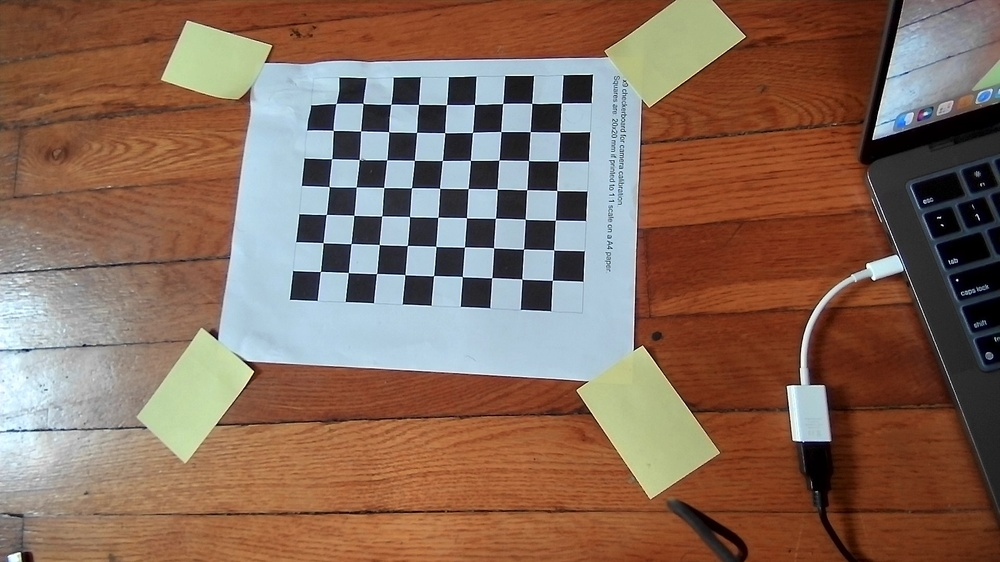
#> input picture calibration/img/frame0.jpg, 1000 x 562 px, shrunk from 1920 x 1080 before the run; its folder holds only this picture in this run
$ python calibration.py
#> lines starting #> are read from the running program, lines starting #| are printed output that depends on the picture; after the words box and inside, x2 and y2 are one past the last pixel; in counts of white or black regions, pixels touching at a corner belong together; long printed decimals are rounded
import cv2
import numpy as np
import os
import glob
import time
import yaml


def calibration(images, dims):

#> called with dims = (7, 9)
    CHECKERBOARD = dims

    criteria = (cv2.TERM_CRITERIA_EPS + cv2.TERM_CRITERIA_MAX_ITER, 30, 0.001)

    threedpoints = []
    twodpoints = []

    objectp3d = np.zeros((1, CHECKERBOARD[0] * CHECKERBOARD[1], 3), np.float32)
    objectp3d[0, :, :2] = np.mgrid[0:CHECKERBOARD[0], 0:CHECKERBOARD[1]].T.reshape(-1, 2)

    prev_img_shape = None

    for filename in images:
        image = cv2.imread(filename)
#> image is the input picture: shape (562, 1000, 3); mean B, G, R 91.4, 107.2, 135.2
        grayColor = cv2.cvtColor(image, cv2.COLOR_BGR2GRAY)
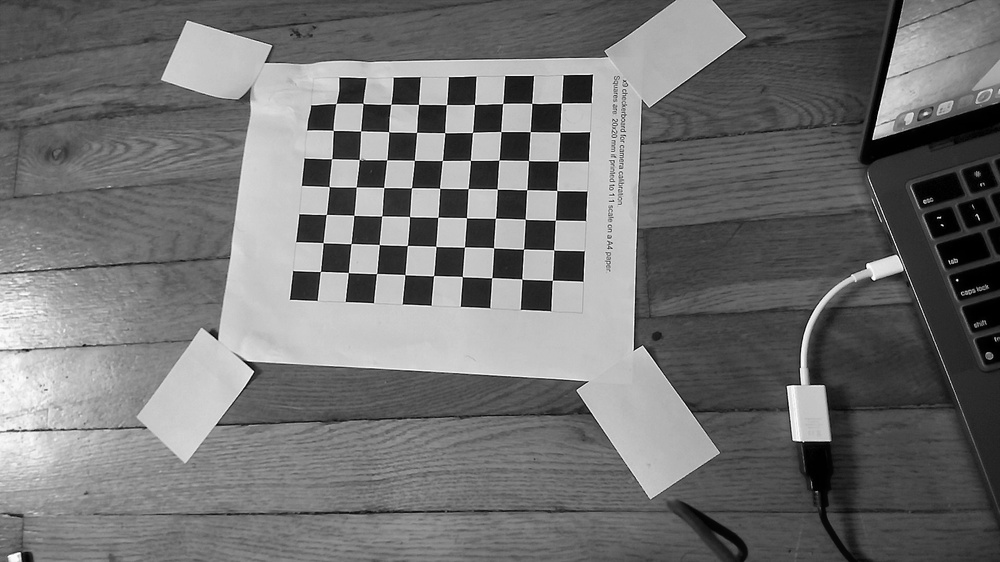
#> grayColor: shape (562, 1000); min 0, max 255, mean 113.8

        ret, corners = cv2.findChessboardCorners(grayColor, CHECKERBOARD, cv2.CALIB_CB_ADAPTIVE_THRESH + cv2.CALIB_CB_FAST_CHECK + cv2.CALIB_CB_NORMALIZE_IMAGE)
#> ret = True; corners = 63 rows, first 8: [561.3, 103.2], [559.8, 132.2], [558.3, 161.1], [556.7, 190.5], [555.4, 220.2], [553.7, 249.9], [552.4, 280.3], [531.7, 103.4]

        if ret == True:
            threedpoints.append(objectp3d)

            corners2 = cv2.cornerSubPix(grayColor, corners, (11, 11), (-1, -1), criteria)
#> corners2 = 63 rows, first 8: [561.4, 103.2], [559.8, 132.1], [558.4, 161.1], [556.7, 190.6], [555.3, 220.2], [553.7, 249.9], [552.3, 280.3], [531.8, 103.3]
            print(corners.shape, corners2.shape)
#| (63, 1, 2) (63, 1, 2)
            twodpoints.append(corners2)

            image = cv2.drawChessboardCorners(image, CHECKERBOARD, corners2, ret)
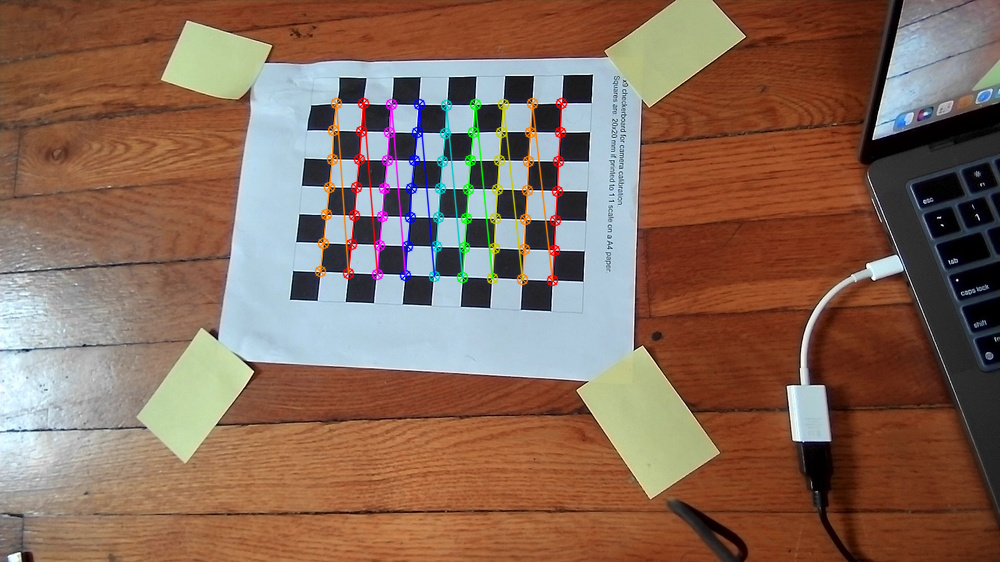
#> image: shape (562, 1000, 3); 2.41% of pixels changed, all inside (x1, y1, x2, y2) = (314, 97, 568, 287)

        cv2.imshow('img', image)
        cv2.waitKey(0)

    cv2.destroyAllWindows()

    h, w = image.shape[:2]

    ret, matrix, distortion, r_vecs, t_vecs = cv2.calibrateCamera(threedpoints, twodpoints, grayColor.shape[::-1], None, None)
#> ret = 0.338; matrix = [[757.4, 0, 506], [0, 753.4, 238.2], [0, 0, 1]]; distortion = [[-0.34, 11.66, 0.000312, 0.00768, -61.76]]; r_vecs = ([0.0203, 0.282, 1.61],); t_vecs = ([1.85, -4.55, 25.39],)

    data = {"Image_Size": [h, w], "Intrinsic_Matrix": matrix.tolist(), "Distortion_Coefficients": distortion.tolist()}
#> data = {'Image_Size': [562, 1000], 'Intrinsic_Matrix': [[757.4, 0, 506], [0, 753.4, 238.2], [0, 0, 1]], 'Distortion_Coefficients': [[-0.34, 11.66, 0.000312, 0.00768, -61.76]]}
    fname = "intrinsics.xml"

    with open(fname, "w") as f:
        yaml.dump(data, f)


    print(" Camera matrix:")
    print(matrix)
#| [[757.368   0.         505.985]
#|  [  0.         753.371  238.220]
#|  [  0.           0.           1.        ]]

    print("\n Distortion coefficient:")
    print(distortion)
#| [[-3.40205087e-01  1.16582489e+01  3.12353049e-04  7.68263423e-03
#|   -6.17617762e+01]]

    print("\n Rotation Vectors:")
    print(r_vecs)
#| (array([[0.02033],
#|        [0.2822],
#|        [1.605]]),)

    print("\n Translation Vectors:")
    print(t_vecs)
#| (array([[ 1.849 ],
#|        [-4.547],
#|        [25.392]]),)

    return matrix, distortion, r_vecs, t_vecs

if __name__ == '__main__':
    calibration_images = glob.glob('img/*.jpg')
    checkerboard_dims = (7, 9)

    print('\nStart Intrinsic Parameters Calculation!')
    K, _, R, t = calibration(calibration_images, checkerboard_dims)
#> K = [[757.4, 0, 506], [0, 753.4, 238.2], [0, 0, 1]]; R = ([0.0203, 0.282, 1.61],); t = ([1.85, -4.55, 25.39],)

$ run again, on calibration/img/frame4.jpg
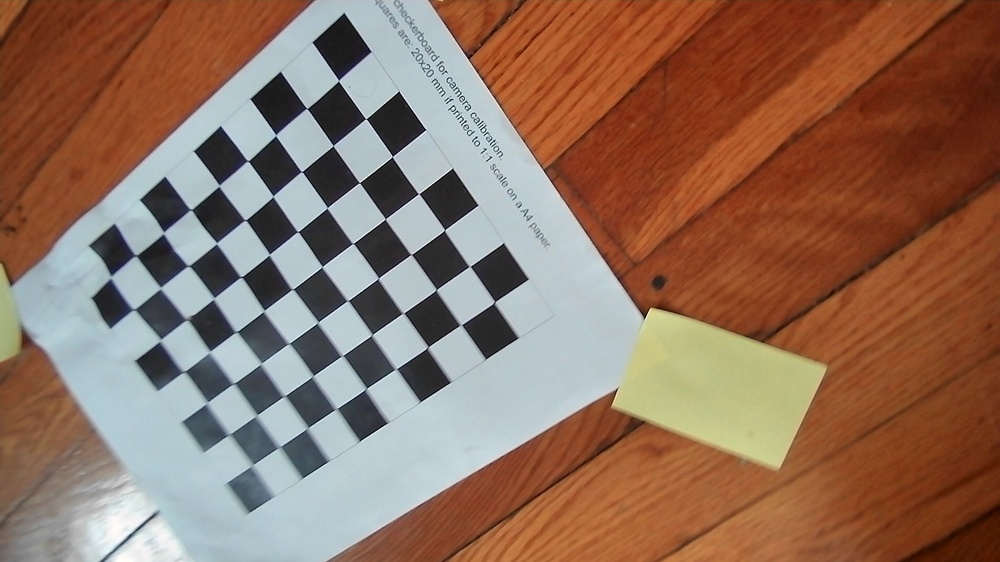
#> input picture calibration/img/frame4.jpg, 1000 x 562 px, shrunk from 1920 x 1080 before the run
#> in calibration, image is the input picture: shape (562, 1000, 3); mean B, G, R 94.9, 112.4, 144.2
#> in calibration, `grayColor = cv2.cvtColor(image, cv2.COLOR_BGR2GRAY)`:
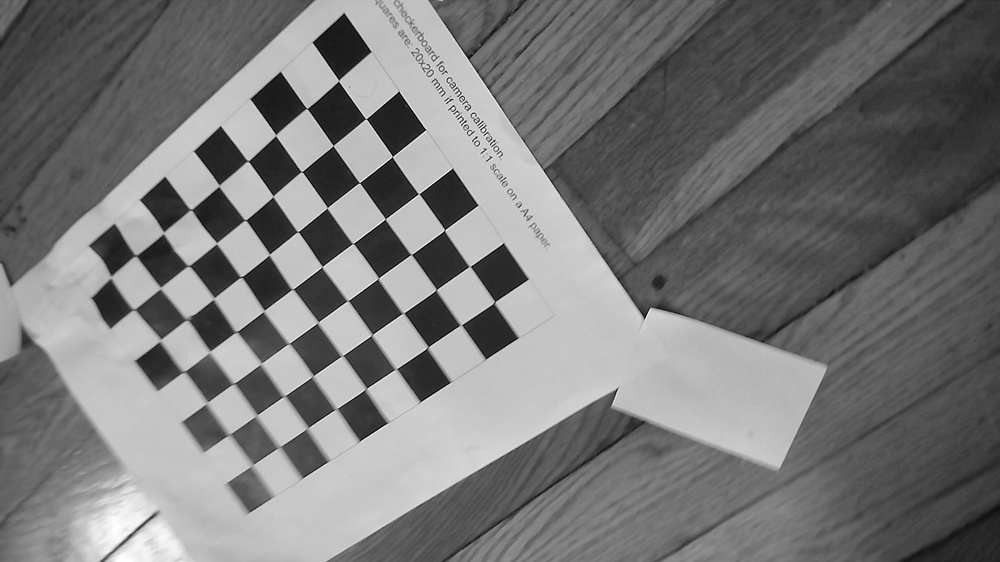
#> grayColor: shape (562, 1000); min 0, max 255, mean 119.9
#> in calibration, `ret, corners = cv2.findChessboardCorners(grayColor, CHECKERBOARD, cv2...`: ret = True; corners = 63 rows, first 8: [338.5, 80.66], [365.8, 118.7], [392.4, 156.6], [418.7, 193.7], [444.7, 229.8], [469.8, 266.3], [494.8, 301.7], [306.8, 108.5]
#> corners2 = 63 rows, first 8: [338.6, 80.58], [365.8, 118.8], [392.4, 156.6], [418.7, 193.7], [444.6, 230.1], [469.7, 266.4], [494.6, 302.2], [306.7, 108.5]
#| (63, 1, 2) (63, 1, 2)
#> in calibration, `image = cv2.drawChessboardCorners(image, CHECKERBOARD, corners2, ret)`:
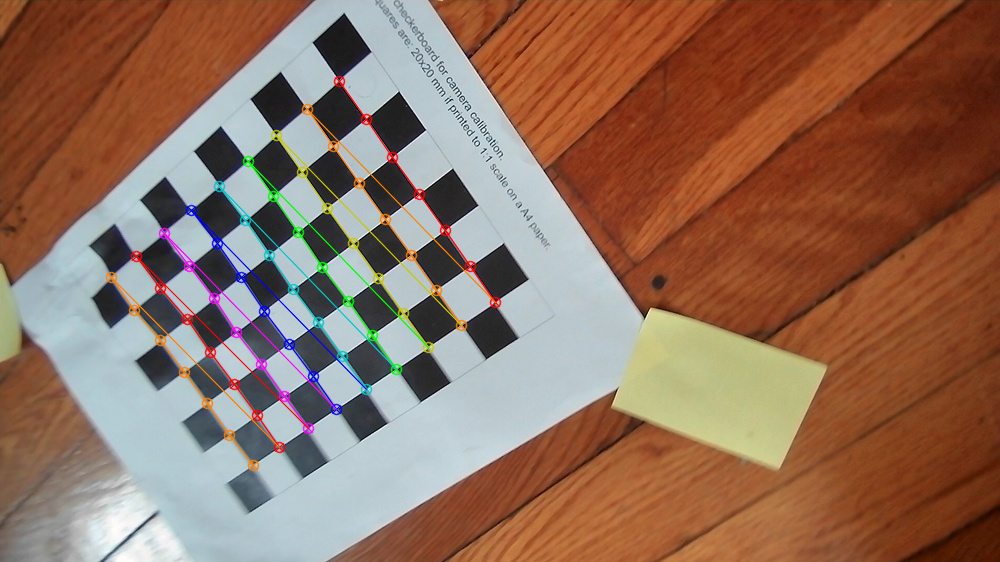
#> image: shape (562, 1000, 3); 2.71% of pixels changed, all inside (x1, y1, x2, y2) = (105, 75, 502, 472)
#> in calibration, `ret, matrix, distortion, r_vecs, t_vecs = cv2.calibrateCamera(threedpo..`: ret = 0.667; matrix = [[513.9, 0, 449.7], [0, 541.2, 188.2], [0, 0, 1]]; distortion = [[-0.0449, 0.225, -0.00875, -0.0072, -0.125]]; r_vecs = ([0.243, 0.0876, 0.936],); t_vecs = ([-2.5, -2.31, 11.67],)
#> data = {'Image_Size': [562, 1000], 'Intrinsic_Matrix': [[513.9, 0, 449.7], [0, 541.2, 188.2], [0, 0, 1]], 'Distortion_Coefficients': [[-0.0449, 0.225, -0.00875, -0.0072, -0.125]]}
#| [[513.926   0.         449.694]
#|  [  0.         541.177 188.213]
#|  [  0.           0.           1.        ]]
#| [[-0.04487  0.2249 -0.008751 -0.007196  -0.1246]]
#| (array([[0.2426],
#|        [0.08759],
#|        [0.9358]]),)
#| (array([[-2.497],
#|        [-2.305],
#|        [11.672]]),)
#> K = [[513.9, 0, 449.7], [0, 541.2, 188.2], [0, 0, 1]]; R = ([0.243, 0.0876, 0.936],); t = ([-2.5, -2.31, 11.67],)

$ run again, on calibration/img/frame5.jpg
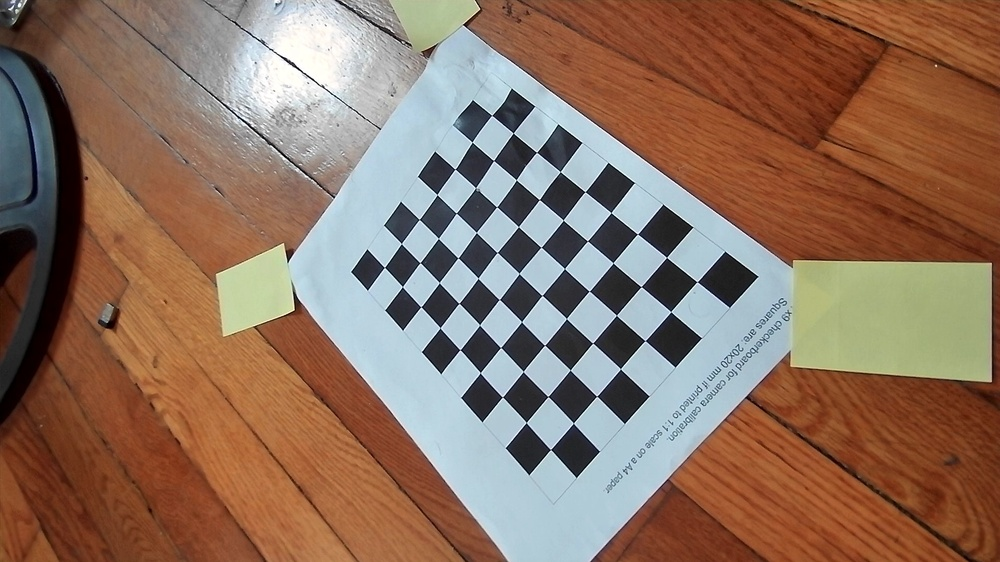
#> input picture calibration/img/frame5.jpg, 1000 x 562 px, shrunk from 1920 x 1080 before the run
#> in calibration, image is the input picture: shape (562, 1000, 3); mean B, G, R 96.3, 113.3, 141
#> in calibration, `grayColor = cv2.cvtColor(image, cv2.COLOR_BGR2GRAY)`:
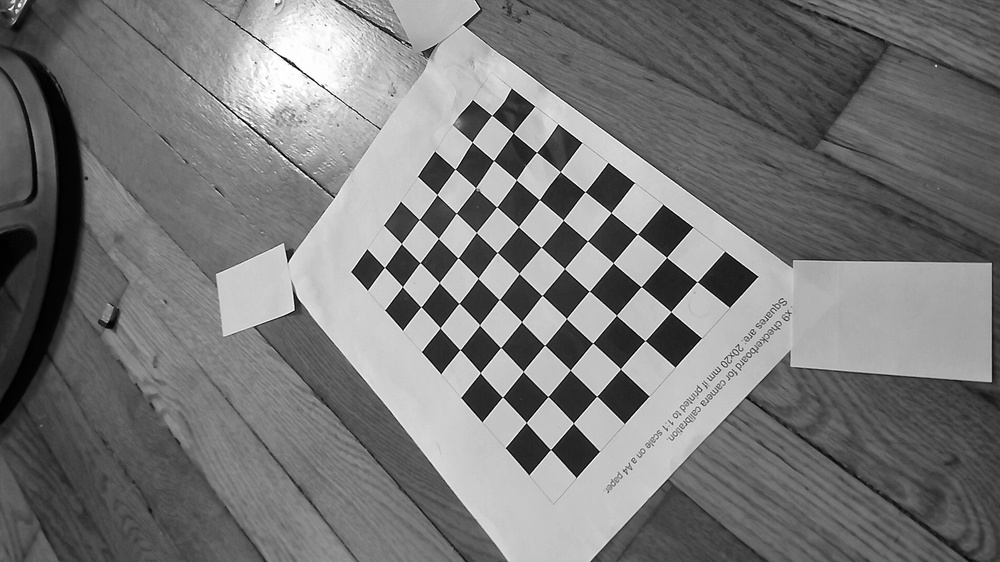
#> grayColor: shape (562, 1000); min 0, max 255, mean 119.7
#> in calibration, `ret, corners = cv2.findChessboardCorners(grayColor, CHECKERBOARD, cv2...`: ret = True; corners = 63 rows, first 8: [384.4, 267.4], [401.5, 243.5], [419.3, 219.4], [437, 194.6], [455.1, 169.2], [472.1, 142], [491.7, 115.4], [402.5, 286.5]
#> corners2 = 63 rows, first 8: [384.5, 267.4], [401.4, 243.6], [419.3, 219.4], [437.1, 194.6], [455.1, 169.2], [472.2, 142.1], [491.7, 115.3], [402.4, 286.7]
#| (63, 1, 2) (63, 1, 2)
#> in calibration, `image = cv2.drawChessboardCorners(image, CHECKERBOARD, corners2, ret)`:
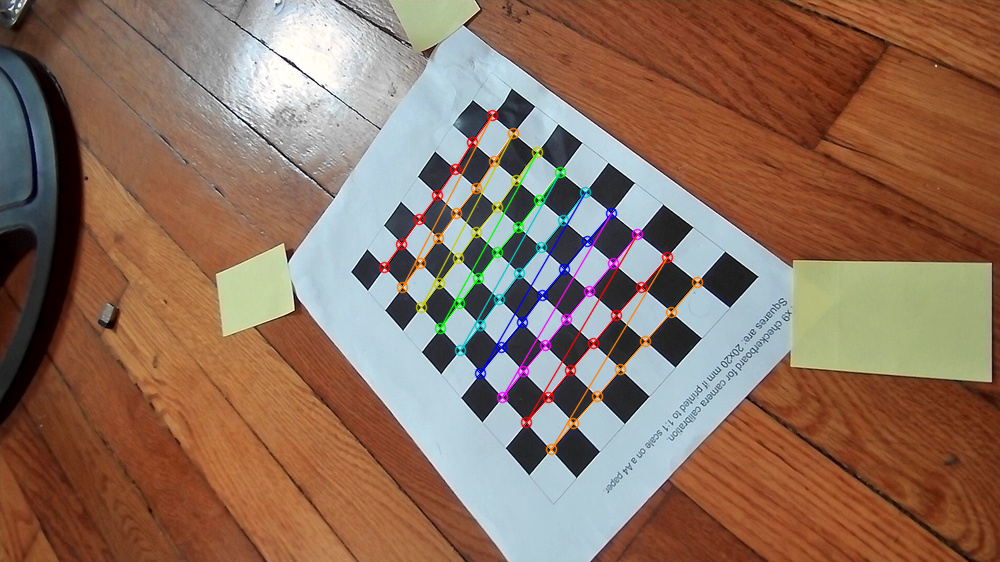
#> image: shape (562, 1000, 3); 2.44% of pixels changed, all inside (x1, y1, x2, y2) = (378, 109, 704, 456)
#> in calibration, `ret, matrix, distortion, r_vecs, t_vecs = cv2.calibrateCamera(threedpo..`: ret = 0.486; matrix = [[711.7, 0, 498.7], [0, 685.9, 266.5], [0, 0, 1]]; distortion = [[0.461, -1.35, -0.00514, -0.00793, -10.92]]; r_vecs = ([-0.341, 0.472, -0.838],); t_vecs = ([-3.63, 0.0307, 22.91],)
#> data = {'Image_Size': [562, 1000], 'Intrinsic_Matrix': [[711.7, 0, 498.7], [0, 685.9, 266.5], [0, 0, 1]], 'Distortion_Coefficients': [[0.461, -1.35, -0.00514, -0.00793, -10.92]]}
#| [[711.708   0.         498.667]
#|  [  0.         685.884 266.483]
#|  [  0.           0.           1.        ]]
#| [[ 4.60764027e-01 -1.35150144e+00 -5.13681369e-03 -7.92579789e-03
#|   -1.09194614e+01]]
#| (array([[-0.3411],
#|        [ 0.4716],
#|        [-0.8377]]),)
#| (array([[-3.634],
#|        [ 0.03068 ],
#|        [22.908]]),)
#> K = [[711.7, 0, 498.7], [0, 685.9, 266.5], [0, 0, 1]]; R = ([-0.341, 0.472, -0.838],); t = ([-3.63, 0.0307, 22.91],)

$ run again, on calibration/img/frame6.jpg
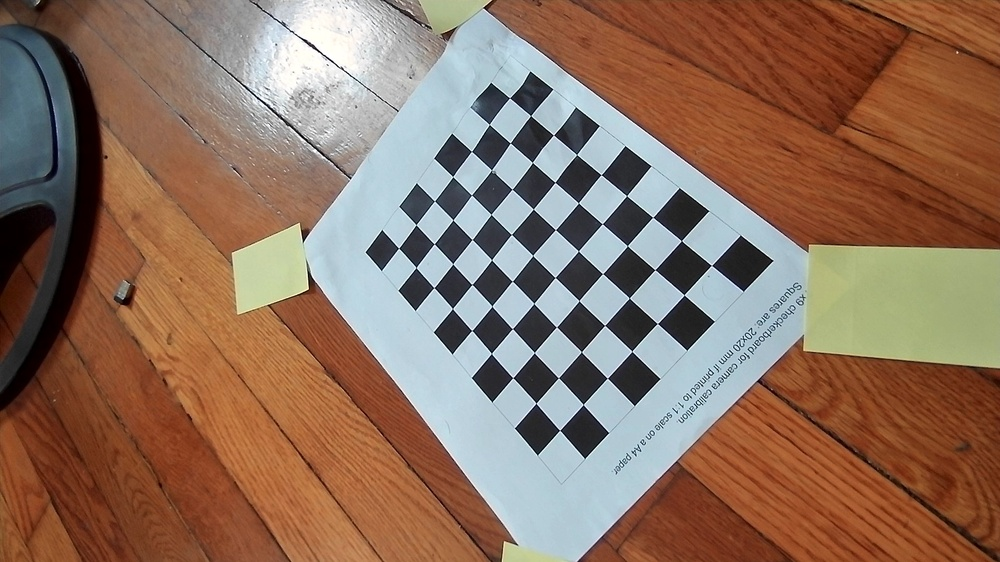
#> input picture calibration/img/frame6.jpg, 1000 x 562 px, shrunk from 1920 x 1080 before the run
#> in calibration, image is the input picture: shape (562, 1000, 3); mean B, G, R 95, 112.6, 141.2
#> in calibration, `grayColor = cv2.cvtColor(image, cv2.COLOR_BGR2GRAY)`:
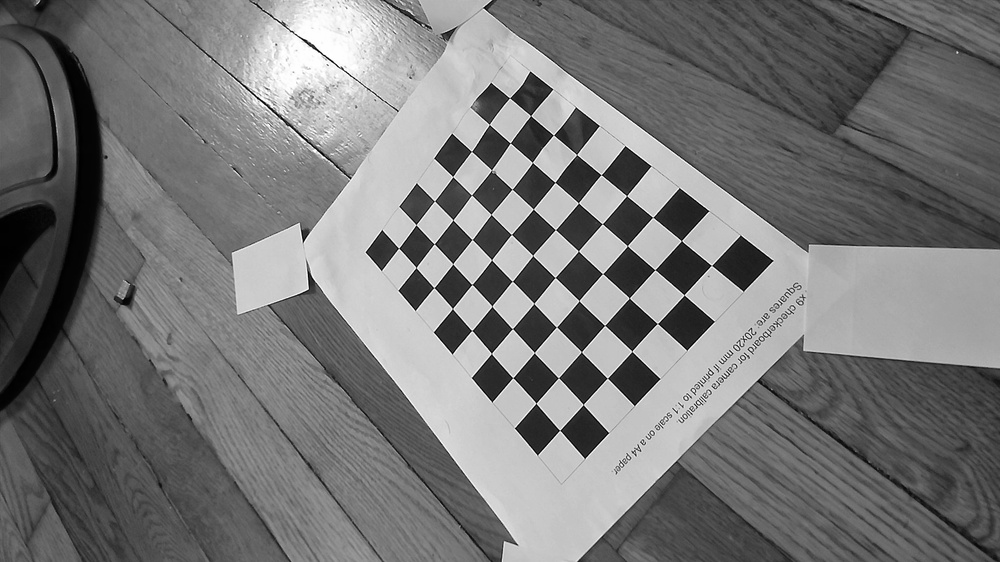
#> grayColor: shape (562, 1000); min 0, max 255, mean 119.2
#> in calibration, `ret, corners = cv2.findChessboardCorners(grayColor, CHECKERBOARD, cv2...`: ret = True; corners = 63 rows, first 8: [398.6, 248.2], [416, 224.7], [434.5, 201], [452.7, 176.6], [471.5, 151.4], [489.4, 124.5], [509.6, 97.79], [416.1, 267.5]
#> corners2 = 63 rows, first 8: [398.6, 248.2], [416.2, 224.7], [434.5, 201], [452.7, 176.5], [471.5, 151.3], [489.3, 124.4], [509.6, 97.86], [416.1, 267.5]
#| (63, 1, 2) (63, 1, 2)
#> in calibration, `image = cv2.drawChessboardCorners(image, CHECKERBOARD, corners2, ret)`:
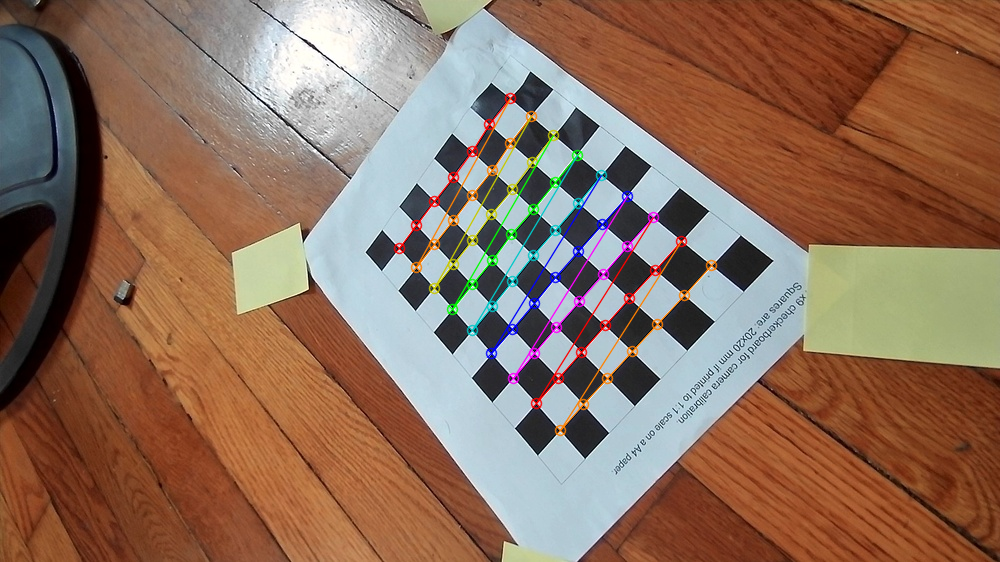
#> image: shape (562, 1000, 3); 2.42% of pixels changed, all inside (x1, y1, x2, y2) = (393, 92, 718, 437)
#> in calibration, `ret, matrix, distortion, r_vecs, t_vecs = cv2.calibrateCamera(threedpo..`: ret = 0.49; matrix = [[767.8, 0, 510.7], [0, 714.6, 254.3], [0, 0, 1]]; distortion = [[0.496, 0.189, -0.00669, -0.00739, -40.09]]; r_vecs = ([-0.37, 0.508, -0.814],); t_vecs = ([-3.48, -0.204, 24.07],)
#> data = {'Image_Size': [562, 1000], 'Intrinsic_Matrix': [[767.8, 0, 510.7], [0, 714.6, 254.3], [0, 0, 1]], 'Distortion_Coefficients': [[0.496, 0.189, -0.00669, -0.00739, -40.09]]}
#| [[767.792   0.         510.745]
#|  [  0.         714.641 254.342]
#|  [  0.           0.           1.        ]]
#| [[ 4.95717372e-01  1.88821979e-01 -6.69463610e-03 -7.39168728e-03
#|   -4.00911982e+01]]
#| (array([[-0.3702],
#|        [ 0.5084],
#|        [-0.8141]]),)
#| (array([[-3.477],
#|        [-0.2039],
#|        [24.071]]),)
#> K = [[767.8, 0, 510.7], [0, 714.6, 254.3], [0, 0, 1]]; R = ([-0.37, 0.508, -0.814],); t = ([-3.48, -0.204, 24.07],)
